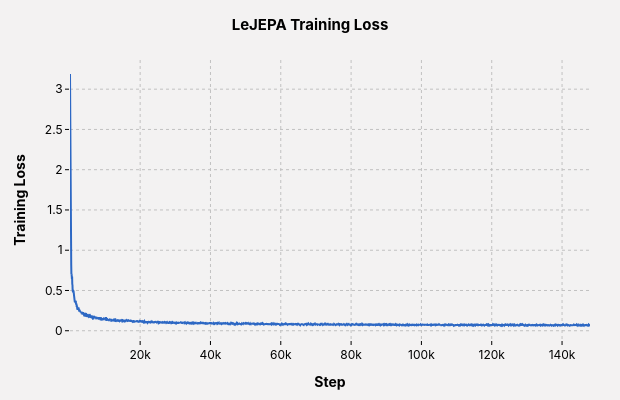

The cell this chart's notebook holds for it:
### Code cell
fig = styled_fig("LeJEPA Training Loss", "Step", "Training Loss")
fig.add_scatter(
    x=lejepa_df["trainer/global_step"],
    y=lejepa_df["fit/loss"],
    mode="lines",
    line=dict(color=PALETTE["lejepa"], width=2),
    name="LeJEPA",
)
fig.show()
fig.write_image("assests/lejepa_train_loss.svg")  # needs `kaleido`

### Figure 1 — Plotly figure (JSON) as saved in the notebook; plotly's stock layout.template omitted (floating-point values rounded to 4 significant figures; data arrays with more than 128 entries replaced by an {"elided": "..."} marker saying what was removed)
{"data": [{"line": {"color": "#2D68C4", "width": 2}, "mode": "lines", "name": "LeJEPA", "type": "scatter", "x": {"elided": "2962 int values"}, "y": {"elided": "2962 float values"}}], "layout": {"font": {"color": "black", "family": "Inter, sans-serif", "size": 12}, "height": 400, "margin": {"b": 60, "l": 70, "r": 30, "t": 60}, "paper_bgcolor": "#F3F2F2", "plot_bgcolor": "#F3F2F2", "title": {"font": {"color": "black", "family": "Inter, sans-serif", "size": 15}, "text": "<b>LeJEPA Training Loss</b>", "x": 0.5, "xanchor": "center"}, "width": 620, "xaxis": {"gridcolor": "#C1C1C1", "griddash": "dot", "gridwidth": 1, "linecolor": "black", "linewidth": 1, "mirror": false, "showgrid": true, "showline": false, "tickcolor": "black", "ticklen": 4, "ticks": "outside", "title": {"text": "<b>Step</b>"}, "zeroline": false}, "yaxis": {"gridcolor": "#C1C1C1", "griddash": "dot", "gridwidth": 1, "linecolor": "black", "linewidth": 1, "mirror": false, "showgrid": true, "showline": false, "tickcolor": "black", "ticklen": 4, "ticks": "outside", "title": {"text": "<b>Training Loss</b>"}, "zeroline": false}}}
